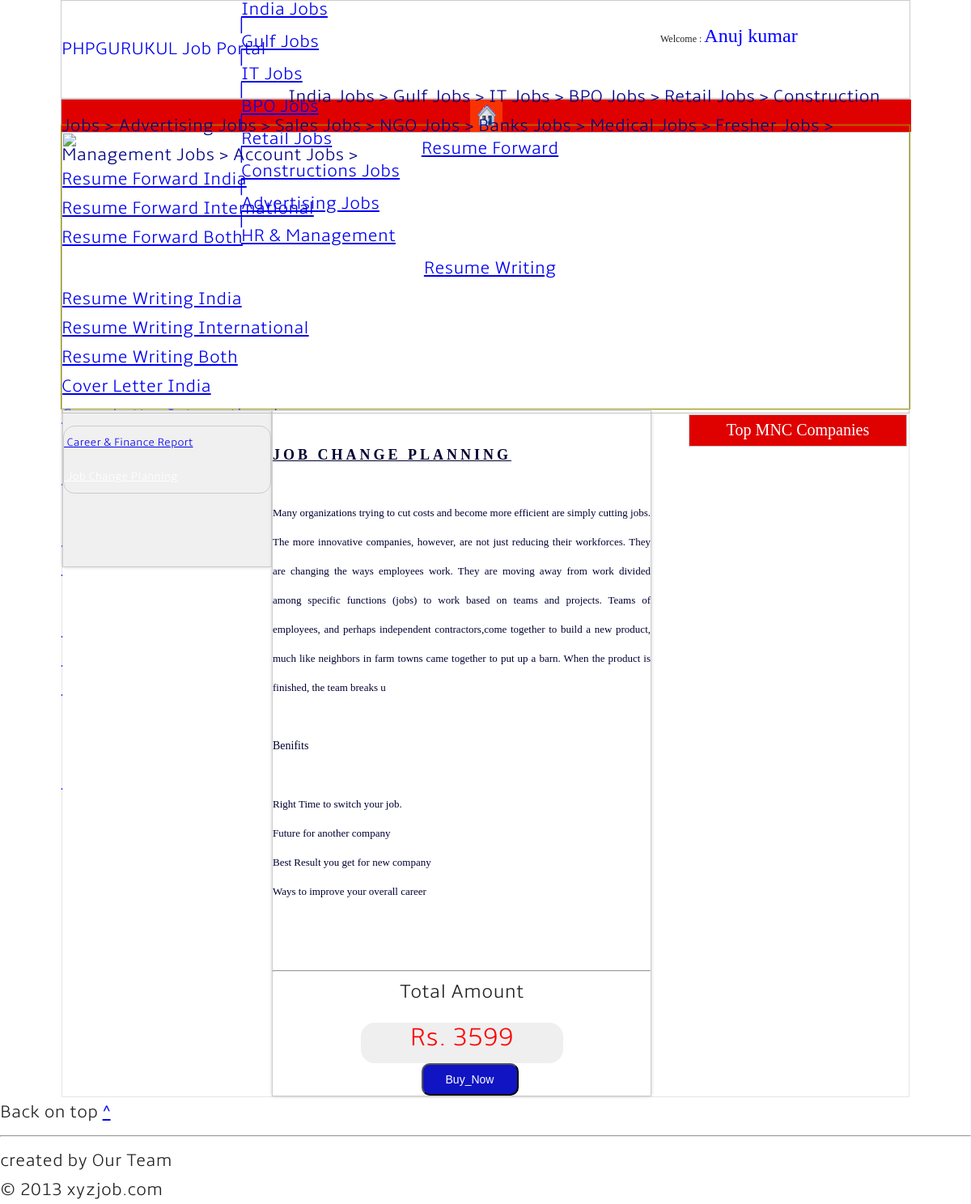
Page /JobChangePlanning.php (signed in) on the committed database.
### tables this page shows
CREATE TABLE IF NOT EXISTS `static` (
  `static_id` int(11) NOT NULL,
  `page` varchar(128) NOT NULL,
  `details` longtext NOT NULL
);

CREATE TABLE IF NOT EXISTS `resume_frwd_price` (
  `ser_no` int(11) NOT NULL,
  `ser_code` varchar(50) NOT NULL,
  `detail` varchar(200) NOT NULL,
  `price` int(100) NOT NULL
);

### JobChangePlanning.php (the view, shortened to what this page needs)
<!DOCTYPE html PUBLIC "-//W3C//DTD XHTML 1.0 Transitional//EN" "http://www.w3.org/TR/xhtml1/DTD/xhtml1-transitional.dtd">
<html xmlns="http://www.w3.org/1999/xhtml">
<head>
<link rel="stylesheet" href="css/style.css" type="text/css" />
</head>
<body style=" background-color:#FFFFFF;" >
<div style="width:100%; height:auto; border:solid 0px #990000;">
<div style="width:1050px;  height:auto; margin:auto; border:solid 0px #00FF00;">
<div style="width:1048px; height:120px; background-color:#FFFFFF; border:solid 1px #CCCCCC;">
<?php
	if(isset($_SESSION['EMAIL']))
	{
		include('myaccountheader.php');
	}
	else
	{
		include('header.php');
	}
?></div>
<div style="width:1048px; height:30px;background-color:#1B43E2; border:solid 1px #CCCCCC;">
<?php
	if(isset($_SESSION['EMAIL']))
	{
		include('ma_menu.php');
	}
	else
	{
		include('menu.php');
	}
?>
</div>
<div style="1048px; height:350px; border:solid 1px #999900;">
<img src="images/resume-11101202.jpg"  width="1048" height="348"/>
</div>
<table style="width:1048px; height:auto; border:solid 1px #E6E6E6; margin:auto;">
  <tr><td>
		<table style=" border:#000000 0px solid;background-color:#FFFFFF; float:left; height:auto; width:1044px;">
		<tr>
		<td>
		<table style="width:255px; margin-top:0px;  background-color:#F0F0F0; font-size:14px; height:auto;border-radius: 4px; box-shadow: 0px 0px 4px #CCCCCC; float:left;  border: 1px #CCCCCC solid;">
	<tr><td>
	<table style="width:255px;margin-left:0px; margin-right:0px; background-color:#F0F0F0; margin-bottom:90px;margin-top:0px;">
	<tr>
	<td style="height:auto; border: 0px #CCCCCC solid; ">
<div style=" width:255px float:left; height:auto;  ">
<link rel="stylesheet" href="css_middle/style.css" type="text/css" />
<ul id="css3menu11" class="topmenu" style="margin-top:18px;;border-radius: 14px;width:255px;border: 1px #CCCCCC solid; margin-left:0px;">
	<li class="topfirst"><a href="Career&FinanceReport.php" style="height:40px;line-height:40px; width:255px; border-radius:15px 15px 0px 0px;  border:#000000 0px solid;"><div style="padding-left:0px;"><b> &nbsp;Career & Finance Report</b></div></a></li>
	<li style="height:2px;width:265px;"></li>
	<li class="toplast"><a href="JobChangePlanning.php" style="height:40px;line-height:40px;
	 width:255px; background-color:#000000; color:#FFFFFF;"><div style="padding-left:0px;"><b> &nbsp;Job Change Planning</b></div></a></li>
</ul></div>
	</td></tr>
	</table></td></tr>
		</table>
				<table style="width:467px; background-color:#FFFFFF; font-size:14px; height:auto;border-radius: 4px; box-shadow: 0px 0px 4px #CCCCCC; float:left;  border: 1px #CCCCCC solid;">
	<tr><td>
	<table style="width:467px;margin-left:0px; margin-right:0px; margin-bottom:0px;margin-top:0px;">
	<tr>
	<td style="height:auto; border: 0px #CCCCCC solid; "> <?php
$server=mysql_query("select * from static where page='JobChangePlanning'");
while($get=mysql_fetch_array($server))
{
       echo $get['details'];
}
?>	</td></tr>
		<tr>
	<td style="height:auto; border: 0px #CCCCCC solid; " align="center">
	<hr />
			<strong style="width:255px; height:auto;border: 0px #CCCCCC solid; font-size:24px;" align="center"> <b>Total Amount</b></strong>
			<div style="width:250px; height:50px;border:solid 0px #999900;background-color:#EFEFEF; font-size:40px; border-radius:17px 17px 17px 17px;"align="center">
	<div style="width:200px; height:40px; margin-top:20px; border:#000000 0px solid;" align="center">
		<form method='post' action='data.php' name='frm1'>
				<?php include('dbconnection.php');
					$ser="Job Change Planning";
					$result=mysql_query("select * from resume_frwd_price where detail='$ser' ");
					$resume=array();
					while($data=mysql_fetch_array($result))
					{
				       $resume[]=$data;
					} ?>
					<font color='red' size='6'><b><?php foreach($resume as $res){ echo" Rs. $res[3]";} ?></b></font>
					<input type='hidden' name='service' value='<?php foreach($resume as $res){ echo $res[2];} ?>' /></div></div></p>
					<p align="center"><a href="data.php"><input type="submit" name="RF" value="Buy_Now" style=" color:#FFFFFF; margin-left:20px;font-family:Arial, Helvetica, sans-serif; background-color:#1014C2; border-radius:10px 10px 10px 10px; width:120px; height:40px; font-size:14px;"></a></p></td>
	</div></div>
		<table style="width:270px;  float:right; height:auto;border: 0px #000 solid;" align="right">
		<tr style="width:270px; height:18px;border: 0px #F3F3F3 solid;">
		<td style="border:#000000 0px solid;" ><div style=" width:270px;background-color:#FFFFFF; float:left; height:60px;  border:solid 0px #999900;"><table style="width:270px; height:40px; border:solid 1px #CCCCCC; color:#FFFFFF; margin-top:5px; background-color:#DF0000; font-size:20px; font-family:Comic Sans MS;"><font style="margin-left:0px; ">
<tr style="width:270px; "align="center"><td><b>Top MNC Companies</b></td></tr></font> </table>
</div>
</td>
</tr>
		</table>
<div style="width:100%; height:auto; margin:auto; border:solid 0px #000000;">
<?php include('footer.php');?>
</div>
</body>
</html>

### style.css (style rules this page uses)
html, body, div, span, applet, object, iframe, h1, h2, h3, h4, h5, h6, p, blockquote, pre, a, abbr, acronym, address, big, cite, code, del, dfn, em, img, ins, kbd, q, s, samp, small, strike, strong, sub, sup, tt, var, b, u, i, center, dl, dt, dd, ol, ul, li, fieldset, form, label, legend, table, caption, tbody, tfoot, thead, tr, th, td, article, aside, canvas, details, embed, figure, figcaption, footer, header, hgroup, menu, nav, output, ruby, section, summary, time, mark, audio, video { margin: 0; padding: 0; border: 0; font-size: 100%; font: inherit; vertical-align: baseline; }
body { line-height: 1; }
ol, ul { list-style: none; }
table { border-collapse: collapse; border-spacing: 0; }
body { font-family: 'amblelight'; font-size: 22px; line-height: 36px; font-weight:300; color:#222222; }
h1,h2,h3,h4,h5 { font-family: 'Raleway', sans-serif; font-weight:900; letter-spacing:4px; text-transform:uppercase; }

### rows in the picture
static: details "JOB CHANGE PLANNING Many organizations trying to cut costs and become more efficient are simply cutting jobs. The more innovative companies, however, are not just reducing their workforces. They are changing the ways employees work. They are moving away from work divided among specific functions (jobs) to work based on teams and projects. Teams of employees, and perhaps independent contractors,come together to build a new product, much like neighbors in farm towns came together to put up a barn. When the product is finished, the team breaks u Benifits Right Time to switch your job. Future for another company Best Result you get for new company Ways to improve your overall career"
resume_frwd_price: price "3599"

### other values in the picture
$name "Anuj kumar"
